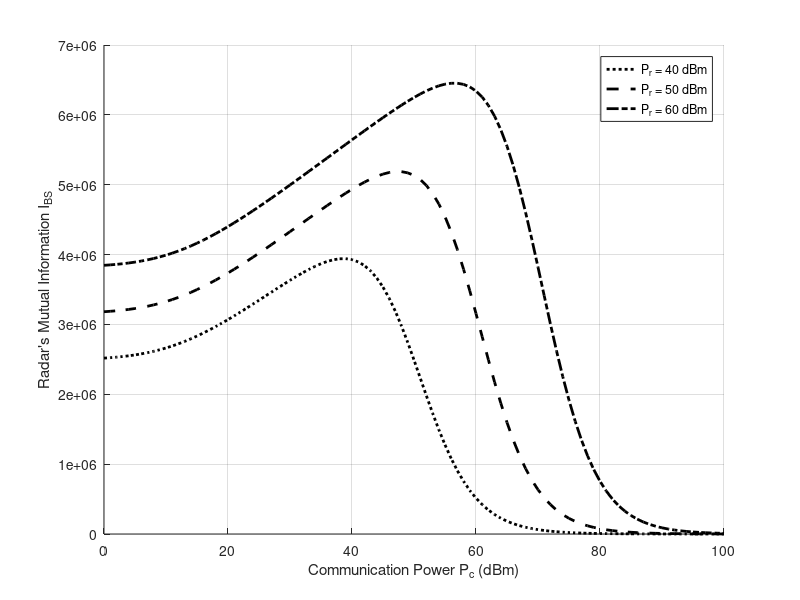

Recreate this plot in MATLAB.
clc;
clear;
close all;

% Define parameters
T = 1;
B = 200 * 10^3;
P_r = [40 50 60]; % in dBm
P_c = 0:1:100; % in dBm
P_c_value = 10.^(P_c ./ 10); 
P_r_value = 10.^(P_r ./ 10); 
sigma_cbs = 1;
sigma_n = 1;
sigma_rt = 1;
rho = 0.1;

% Precompute constants
ln2 = log(2);
sigma_cbs_sq = sigma_cbs^2;
sigma_n_sq = sigma_n^2;
sigma_rt_sq = sigma_rt^2;

% Initialize I_BS array
I_BS = zeros(length(P_c), length(P_r));

% Calculate I_BS for each P_c and P_r
for i = 1:length(P_c)
    for j = 1:length(P_r)
        denom_factor = (T * rho * P_c_value(i) * sigma_cbs_sq) / (sigma_rt_sq * P_r_value(j)) + 1;
        term1 = exp(sigma_n_sq / (rho * P_c_value(i) * sigma_cbs_sq)) * expint(sigma_n_sq / (rho * P_c_value(i) * sigma_cbs_sq));
        term2 = exp((T * sigma_n_sq) / (sigma_rt_sq * P_r_value(j))) * expint((T * sigma_n_sq) / (sigma_rt_sq * P_r_value(j)));
        I_BS(i,j) = ((B * T) / (ln2 * denom_factor)) * (term1 + term2);
    end
end

% Plot with patterns and black color
patterns = {':','--','-.'};
figure;
hold on;
for j = 1:length(P_r)
    plot(P_c, I_BS(:, j), 'k', 'LineStyle', patterns{j}, 'LineWidth', 2, 'DisplayName', sprintf('P_r = %d dBm', P_r(j)));
end
xlabel('Communication Power P_c (dBm)');
ylabel('Radar''s Mutual Information I_{BS}');
legend('show');
grid on;
hold off;
